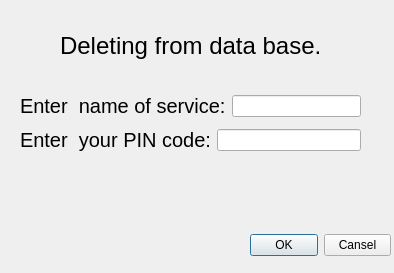
<?xml version="1.0" encoding="UTF-8"?>
<ui version="4.0">
 <class>Dialog_for_delete</class>
 <widget class="QDialog" name="Dialog_for_delete">
  <property name="geometry">
   <rect>
    <x>0</x>
    <y>0</y>
    <width>394</width>
    <height>273</height>
   </rect>
  </property>
  <property name="windowTitle">
   <string>Dialog</string>
  </property>
  <widget class="QLabel" name="label_4">
   <property name="geometry">
    <rect>
     <x>60</x>
     <y>20</y>
     <width>271</width>
     <height>51</height>
    </rect>
   </property>
   <property name="font">
    <font>
     <pointsize>18</pointsize>
    </font>
   </property>
   <property name="text">
    <string>Deleting from data base.</string>
   </property>
  </widget>
  <widget class="QWidget" name="layoutWidget">
   <property name="geometry">
    <rect>
     <x>20</x>
     <y>90</y>
     <width>341</width>
     <height>66</height>
    </rect>
   </property>
   <layout class="QVBoxLayout" name="verticalLayout">
    <item>
     <layout class="QHBoxLayout" name="horizontalLayout_2">
      <item>
       <widget class="QLabel" name="label">
        <property name="font">
         <font>
          <pointsize>15</pointsize>
         </font>
        </property>
        <property name="text">
         <string>Enter  name of service:</string>
        </property>
       </widget>
      </item>
      <item>
       <widget class="QLineEdit" name="lineEdit"/>
      </item>
     </layout>
    </item>
    <item>
     <layout class="QHBoxLayout" name="horizontalLayout_3">
      <item>
       <widget class="QLabel" name="label_2">
        <property name="font">
         <font>
          <pointsize>15</pointsize>
         </font>
        </property>
        <property name="text">
         <string>Enter  your PIN code:</string>
        </property>
       </widget>
      </item>
      <item>
       <widget class="QLineEdit" name="lineEdit_2">
        <property name="echoMode">
         <enum>QLineEdit::Password</enum>
        </property>
       </widget>
      </item>
     </layout>
    </item>
   </layout>
  </widget>
  <widget class="QWidget" name="layoutWidget_2">
   <property name="geometry">
    <rect>
     <x>250</x>
     <y>220</y>
     <width>141</width>
     <height>51</height>
    </rect>
   </property>
   <layout class="QHBoxLayout" name="horizontalLayout">
    <item>
     <widget class="QPushButton" name="pushButton_3">
      <property name="text">
       <string>OK</string>
      </property>
     </widget>
    </item>
    <item>
     <widget class="QPushButton" name="pushButton_4">
      <property name="text">
       <string>Cansel</string>
      </property>
     </widget>
    </item>
   </layout>
  </widget>
 </widget>
 <resources/>
 <connections>
  <connection>
   <sender>pushButton_3</sender>
   <signal>clicked()</signal>
   <receiver>Dialog_for_delete</receiver>
   <slot>close()</slot>
   <hints>
    <hint type="sourcelabel">
     <x>162</x>
     <y>216</y>
    </hint>
    <hint type="destinationlabel">
     <x>135</x>
     <y>194</y>
    </hint>
   </hints>
  </connection>
  <connection>
   <sender>pushButton_4</sender>
   <signal>clicked()</signal>
   <receiver>Dialog_for_delete</receiver>
   <slot>close()</slot>
   <hints>
    <hint type="sourcelabel">
     <x>289</x>
     <y>234</y>
    </hint>
    <hint type="destinationlabel">
     <x>357</x>
     <y>272</y>
    </hint>
   </hints>
  </connection>
 </connections>
</ui>
